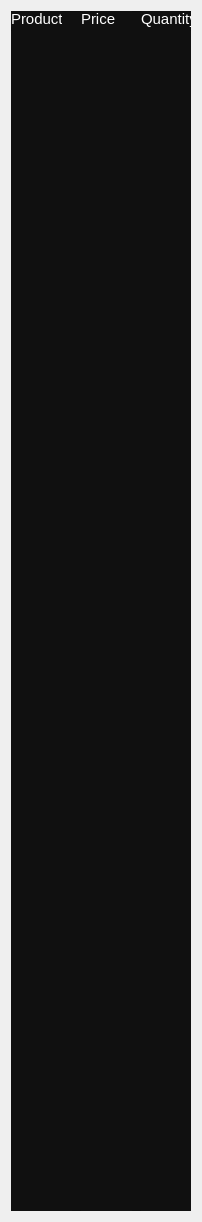
            <widget class="QWidget" name="products_scrollAreaWidgetContents_2">
             <property name="geometry">
              <rect>
               <x>0</x>
               <y>0</y>
               <width>202</width>
               <height>1218</height>
              </rect>
             </property>
             <layout class="QVBoxLayout" name="verticalLayout_3">
              <item>
               <widget class="QFrame" name="cart_products_frame">
                <property name="enabled">
                 <bool>true</bool>
                </property>
                <property name="minimumSize">
                 <size>
                  <width>0</width>
                  <height>1200</height>
                 </size>
                </property>
                <property name="styleSheet">
                 <string notr="true">background-color: rgb(16, 16, 16);</string>
                </property>
                <property name="frameShape">
                 <enum>QFrame::StyledPanel</enum>
                </property>
                <property name="frameShadow">
                 <enum>QFrame::Raised</enum>
                </property>
                <widget class="QLabel" name="label_6">
                 <property name="geometry">
                  <rect>
                   <x>0</x>
                   <y>0</y>
                   <width>51</width>
                   <height>16</height>
                  </rect>
                 </property>
                 <property name="styleSheet">
                  <string notr="true">color: white;
font-size: 15px</string>
                 </property>
                 <property name="text">
                  <string>Product</string>
                 </property>
                </widget>
                <widget class="QLabel" name="label_10">
                 <property name="geometry">
                  <rect>
                   <x>70</x>
                   <y>0</y>
                   <width>51</width>
                   <height>16</height>
                  </rect>
                 </property>
                 <property name="styleSheet">
                  <string notr="true">color: white;
font-size: 15px</string>
                 </property>
                 <property name="text">
                  <string>Price</string>
                 </property>
                </widget>
                <widget class="QLabel" name="label_11">
                 <property name="geometry">
                  <rect>
                   <x>130</x>
                   <y>0</y>
                   <width>51</width>
                   <height>16</height>
                  </rect>
                 </property>
                 <property name="styleSheet">
                  <string notr="true">color: white;
font-size: 15px</string>
                 </property>
                 <property name="text">
                  <string>Quantity</string>
                 </property>
                </widget>
                <widget class="QWidget" name="gridLayoutWidget_3">
                 <property name="geometry">
                  <rect>
                   <x>0</x>
                   <y>20</y>
                   <width>61</width>
                   <height>1181</height>
                  </rect>
                 </property>
                 <layout class="QGridLayout" name="gridLayout_5"/>
                </widget>
                <widget class="QWidget" name="gridLayoutWidget_4">
                 <property name="geometry">
                  <rect>
                   <x>70</x>
                   <y>20</y>
                   <width>51</width>
                   <height>1181</height>
                  </rect>
                 </property>
                 <layout class="QGridLayout" name="gridLayout_6"/>
                </widget>
                <widget class="QWidget" name="gridLayoutWidget_5">
                 <property name="geometry">
                  <rect>
                   <x>130</x>
                   <y>20</y>
                   <width>51</width>
                   <height>1181</height>
                  </rect>
                 </property>
                 <layout class="QGridLayout" name="gridLayout_7"/>
                </widget>
               </widget>
              </item>
             </layout>
            </widget>
